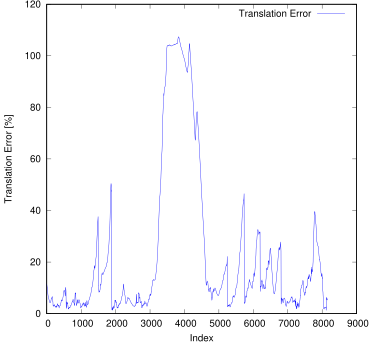

Generate this figure with gnuplot:
set term postscript eps enhanced color
set output "03_ti.eps"
set size ratio 1
set yrange [0:*]
set xlabel "Index"
set ylabel "Translation Error [%]"
plot "03_ti.txt" using 1:($2*100) title 'Translation Error' lc rgb "#0000FF" pt 2 w lines
